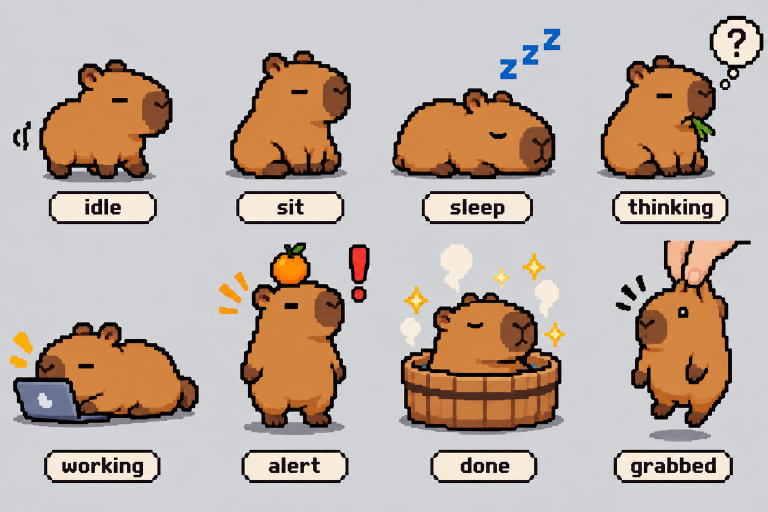
#> input picture art/refs/capivara.png, 1536 x 1024 px (shown at 1/2 size)
$ python repinta_faisca.py ../art/refs/capivara.png ../art/refs/pato.png out.png
#> lines starting #> are read from the running program, lines starting #| are printed output that depends on the picture
### tools/folha_para_pet.py
"""Converte uma folha de sprites (9 animações, uma por linha) nos quadros de um personagem do pet.

    python3 tools/folha_para_pet.py <personagem> folha.png claude_pet/characters/<personagem>/frames.bin [previa.png] [nome=tira.png ...]

As linhas da folha, nesta ordem: parado, andando, pensando, trabalhando, dormindo, feliz, comemorando,
atenção, pendurado (a folha pode ter linhas a mais: `names` na configuração). Cada personagem tem a sua configuração em SHEETS (grade da folha e consertos).

Para cada célula: tira o fundo (preenche a partir da borda por pixels parecidos com o fundo, ou que
mudam devagar, pra atravessar o brilho/degradê; depois some com bolsões fechados de fundo), fica com os
pedaços cujo centro cai na célula (o balão e o pulo às vezes passam da borda), alinha a linha pelo chão
(os pés na borda de baixo do quadro; o "pendurado" pela mão, em cima), reduz pra SIZE x SIZE com o mesmo
fator em tudo e reduz as cores pra uma paleta só. Pixel ou é opaco ou é transparente (o pet desenha só
retângulos de cor sólida, igual no Linux e no Windows).

Saída: zlib( cabeçalho JSON + b"\\0" + um byte por pixel de cada quadro ), 0 = transparente.
Precisa do Pillow (só pra gerar; o pet não precisa).
"""
import json
import sys
import zlib
from collections import deque

from PIL import Image

SIZE = 90                        # lado do quadro: canvas de 30 x 3 (1 pixel da imagem por pixel de tela na escala 3)
COLORS = 250                     # a paleta cabe num byte (0 = transparente)
NAMES = ["parado", "andando", "pensando", "trabalhando", "dormindo", "feliz", "comemorando", "atencao",
         "pendurado"]
HANG = 8                         # a linha do "pendurado": alinha pela mão, em cima

# Configuração de cada folha. Obrigatórios: cols (x onde começa cada coluna), rows (y das bordas das
# linhas, 10 valores) e src (lado do pedaço da folha que vira o quadro: maior = personagem menor, mas
# cabe mais coisa). O resto é opcional:
#   feet / cx / hand_top   linha do chão de cada linha, meio do personagem, alto da mão (senão: medianas)
#   fixed                  linhas que não são realinhadas (cena do notebook, mão segurando)
#   center_fixed           as linhas fixas ficam centradas no próprio conteúdo (e não no personagem)
#   bill, no_feet, feet_reach   repinta os pés com a cor `bill` (fora das linhas no_feet)
#   patch                  (linha, coluna) com defeito -> vizinho de onde copiar a parte de baixo
#   cuts                   (linha, coluna) -> y onde o de baixo encosta no de cima: corta ali
#   bg_warm                fundo quente: só tom avermelhado conta como fundo (salva roupa cinza/preta)
#   names                  nomes das linhas, quando a folha tem linhas a mais que as 9 de NAMES
#   center_each            linhas em que cada quadro fica centrado no próprio desenho (voo)
#   bg_tol, keep_pockets   desenho escuro em fundo escuro: tolerância menor pro fundo, e o que o contorno
#                          fecha fica (ver _open_background)
#   extra                  tiras de uma linha feitas depois (uma animação a mais): nome -> {cols, src};
#                          na linha de comando, `nome=tira.png`. Cada quadro fica com os pés no chão e
#                          centrado no personagem; src é na escala da tira (pra ele sair do mesmo tamanho).
SHEETS = {
    "capivara_dev": {
        "cols": [178 + 168 * k for k in range(8)],
        "rows": [0, 115, 225, 345, 460, 562, 657, 756, 862, 1024],
        "src": 150,
        "fixed": (3, 8), "center_fixed": True,
        "bg_warm": 3,
        "cuts": {(7, k): 863 for k in range(8)},     # a mão do "pendurado" encosta nos pés da "atenção"
    },
    "vampiro_axolote": {                         # vampiro que vira axolote e nada
        "names": NAMES + ["transformacao", "axolote"],
        "cols": [155, 305, 456, 618, 772, 935, 1092, 1255, 1418],
        "rows": [0, 109, 215, 320, 413, 500, 587, 660, 752, 840, 927, 1024],
        "src": 140,
        "fixed": (3, 8), "center_fixed": True,
        "center_each": (9, 10),
        "cuts": {(r, k): y for r, y in ((0, 109), (4, 500), (5, 587), (6, 660), (7, 752), (8, 840)) for k in range(9)},
        "bg_tol": 12, "keep_pockets": True,      # roupa preta em fundo azul-escuro: só o contorno separa
    },
}
MARGIN = 45                      # quanto além da célula procurar pedaços dela (balão, pulo)


def dist(a, b):
    return ((a[0] - b[0]) ** 2 + (a[1] - b[1]) ** 2 + (a[2] - b[2]) ** 2) ** 0.5


def bg_like(c, ref, warm=None, tol=38):
    """Parecido com o fundo. `warm`: o fundo é quente (vermelho passa o azul em pelo menos `warm`); cinza
    neutro ou azulado (camiseta preta, por exemplo) nunca é fundo."""
    return dist(c, ref) < tol and max(c) - min(c) < 60 and (warm is None or c[0] - c[2] >= warm)


# [49 lines left out: functions _flood, _open_background, not called in this run]


def cutout(im, box, warm=None, tol=38, keep_pockets=False):
    """Recorte RGBA da caixa, sem o fundo. Devolve (imagem, componentes 8-conectados do que sobrou).
    `keep_pockets`: o que o contorno fecha fica, mesmo com a cor do fundo (roupa escura em fundo escuro)."""
    cell = im.crop(box)
    w, h = cell.size
    p = cell.load()
    border = [p[x, 0] for x in range(w)] + [p[x, h - 1] for x in range(w)] + \
             [p[0, y] for y in range(h)] + [p[w - 1, y] for y in range(h)]
    ref = tuple(sorted(c[i] for c in border)[len(border) // 2] for i in range(3))
    bg = [[False] * w for _ in range(h)]
    q = deque((x, y) for x in range(w) for y in (0, h - 1))
    q.extend((x, y) for y in range(h) for x in (0, w - 1))
    for (x, y) in q:
        bg[y][x] = True
    if keep_pockets:
        q = _open_background(p, w, h, bg, lambda c: bg_like(c, ref, warm, tol))
    while q:
        x, y = q.popleft()
        c = p[x, y]
        for nx, ny in ((x + 1, y), (x - 1, y), (x, y + 1), (x, y - 1)):
            if 0 <= nx < w and 0 <= ny < h and not bg[ny][nx]:
                n = p[nx, ny]
                if bg_like(n, ref, warm, tol) or (dist(n, c) < 9 and dist(n, ref) < 90 and min(n) > 35
                                             and (warm is None or n[0] - n[2] >= warm)):
                    bg[ny][nx] = True
                    q.append((nx, ny))
    seen = set()                                    # bolsões fechados de fundo (vão da cadeira etc.)
    for y in range(h):
        for x in range(w):
            if keep_pockets or bg[y][x] or (x, y) in seen or not bg_like(p[x, y], ref, warm, tol):
                continue
            comp = _flood(w, h, (x, y), lambda a, b: not bg[b][a] and bg_like(p[a, b], ref, warm, tol))
            seen.update(comp)
            if len(comp) >= 10:
                for (a, b) in comp:
                    bg[b][a] = True
    out = Image.new("RGBA", (w, h))
    o = out.load()
    for y in range(h):
        for x in range(w):
            o[x, y] = (0, 0, 0, 0) if bg[y][x] else p[x, y] + (255,)
    comps, done = [], set()
    for y in range(h):
        for x in range(w):
            if bg[y][x] or (x, y) in done:
                continue
            comp, qq = [(x, y)], deque([(x, y)])
            done.add((x, y))
            while qq:
                cx, cy = qq.popleft()
                for dx in (-1, 0, 1):
                    for dy in (-1, 0, 1):
                        n = (cx + dx, cy + dy)
                        if 0 <= n[0] < w and 0 <= n[1] < h and not bg[n[1]][n[0]] and n not in done:
                            done.add(n)
                            comp.append(n)
                            qq.append(n)
            comps.append(comp)
    return out, comps


# [50 lines left out: functions _light, _feet, feet_like, to_canvas, not called in this run]


def _median(values):
    v = sorted(values)
    return v[len(v) // 2]


# [157 lines left out: functions frames, strip_frames, main, not called in this run]


# [2 lines that do not run on import are left out]

### tools/repinta_faisca.py
"""Redesenha a folha de base do Robô Faísca; depois ela passa pelo conversor de sempre.

    python3 tools/repinta_faisca.py base.png faisca.png [ampliada.png]
    python3 tools/folha_para_pet.py robo_faisca faisca.png claude_pet/chars/robo_faisca.bin [previa.png]

Da folha de base vêm as poses e a animação (9 linhas x 9 quadros, a ordem de sempre). O robô é
redesenhado aqui:
  - paleta: azul -> HELMET (capacete e antenas), vermelho -> BODY (corpo), luzes ciano (olhos, painel)
    -> EYES, cinza claro -> creme (menos a crista listrada do capacete, que fica prata como na folha);
  - a tampa do notebook (linha "trabalhando") ganha um ">_" no lugar do símbolo;
  - sai a peça cinza que a folha desenhou embaixo dos pés na linha "atenção".
Os efeitos soltos (balões, "!", zzz, brilhos) não mudam. `ampliada.png` é a folha nova em 2x, pra conferir.
"""
import colorsys
import sys
from pathlib import Path

from PIL import Image, ImageDraw

sys.path.insert(0, str(Path(__file__).resolve().parent))
from folha_para_pet import MARGIN, cutout  # noqa: E402

COLS = [163, 312, 473, 623, 786, 955, 1116, 1274, 1423]       # mesma grade do SHEETS["robo_faisca"]
ROWS = [0, 115, 228, 343, 457, 560, 658, 761, 882, 1024]
WORK, ATTN = 3, 7
PEDESTAL = (864, 900)            # faixa da peça cinza embaixo dos pés da "atenção"

OUTLINE = (0, 0, 0)              # preto: (6, 6, 9) ainda passava por fundo no conversor (distância < 38)
AMBER, CREAM = 42, 40                                            # matizes: ">_" do notebook, rosto
HELMET = (48, 76, 211)           # RGB: o azul típico do capacete vira exatamente esta cor; os tons em volta seguem
BODY = (239, 43, 13)             # RGB: idem pro corpo (peito e braços, o vermelho da folha)
EYES = (89, 252, 255)            # RGB: idem pros olhos (e as luzes do peito, o ciano da folha)
BLUE_MID = (226, 0.81, 0.765)    # matiz, saturação e brilho medianos do azul da folha original
RED_MID = (2.8, 0.887, 0.847)    # e do vermelho
CYAN_MID = (188.6, 0.859, 0.965)  # e do ciano dos olhos
CREST_BAND = 34                  # a crista fica até essa altura abaixo do alto da cabeça (cabeça tombada: mais)
EYE_MIN = 12                     # grupo ciano desse tamanho, mais largo que alto, é olho; o resto é brilho do capacete
POCKET_BELOW_EYES = 14           # até onde (abaixo do alto dos olhos) os bolsões fechados contam como visor
POCKET_SMALL = 60                # bolsão fechado menor que isso é sombra, não buraco (o conversor furaria)
HOLE_DARK = 60                   # furo do conversor com soma RGB abaixo disso é sombra (o fundo soma ~80)


def hsv(c):
    h, s, v = colorsys.rgb_to_hsv(*(x / 255 for x in c[:3]))
    return h * 360, s, v


def rgb(h, s, v):
    return tuple(round(x * 255) for x in colorsys.hsv_to_rgb((h % 360) / 360, min(1, max(0, s)), min(1, max(0, v))))


# [30 lines left out: functions kind, recolor, not called in this run]


def subject(im, box):
    """O robô da célula: (recorte, pixels dele, classe de cada pixel, alto da cabeça)."""
    img, comps = cutout(im, box)
    px = img.load()
    big = max(comps, key=len)
    main = set(big)
    for c in comps:          # pedaço azul solto (antena que o recorte separou da cabeça) entra junto
        if c is not big and sum(kind(px[q]) == "blue" for q in c) >= 0.3 * len(c):
            main.update(c)
    kinds = {q: kind(px[q]) for q in main}
    blues = [y for q, k in kinds.items() if k == "blue" for y in (q[1],)]
    top = (min(blues) if blues else min(y for _, y in main)) - 3     # alto da cabeça (o balão às vezes encosta)
    return img, main, kinds, top


# [22 lines left out: function eyes_of, not called in this run]


def head_drop(im, box):
    """Distância do alto da cabeça ao alto dos olhos, ou None se o robô está piscando nesse quadro: a
    medida que vira a mediana da linha pra fechar o quadro de olhos fechados."""
    _, _, kinds, top = subject(im, box)
    eyes = eyes_of(kinds)
    return min(y for _, y in eyes) - top if eyes else None


def _median(values):
    v = sorted(x for x in values if x is not None)
    return v[len(v) // 2] if v else None


# [141 lines left out: functions repaint_cell, _enclosed, fill_holes, prompt_on_lid, not called in this run]


def main():
    src, dst = sys.argv[1], sys.argv[2]
    im = Image.open(src).convert("RGB")
#> im is the input picture: PIL image 1536x1024 RGB; mean R, G, B 190.1, 174.5, 163.5
    W, H = im.size
#> W = 1536; H = 1024
    bg = im.getpixel((5, 5))
#> bg = (208, 210, 213)
    ImageDraw.Draw(im).rectangle((COLS[0], PEDESTAL[0], W - 1, PEDESTAL[1] - 1), fill=bg)
    out = im.copy()
    for r in range(len(ROWS) - 1):
        boxes = [(x0, ROWS[r], COLS[k + 1] if k + 1 < len(COLS) else W, ROWS[r + 1]) for k, x0 in enumerate(COLS)]
        drop = _median(head_drop(im, b) for b in boxes)
        for b in boxes:
            repaint_cell(im, out, b, r, drop)
#> this loop made 1 pass
#> pass 1, in cutout, `cell = im.crop(box)`:
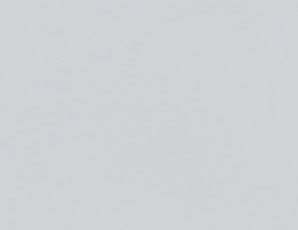
#> cell: PIL image 149x115 RGB (shown 2 times larger); mean R, G, B 208.6, 209.9, 213.5
    fill_holes(out)
    out.save(dst)
    print(dst)
    if len(sys.argv) > 3:
        out.resize((W * 2, H * 2), Image.NEAREST).save(sys.argv[3])


if __name__ == "__main__":
#> (the run stopped early here; a loop or call above may not have finished)
